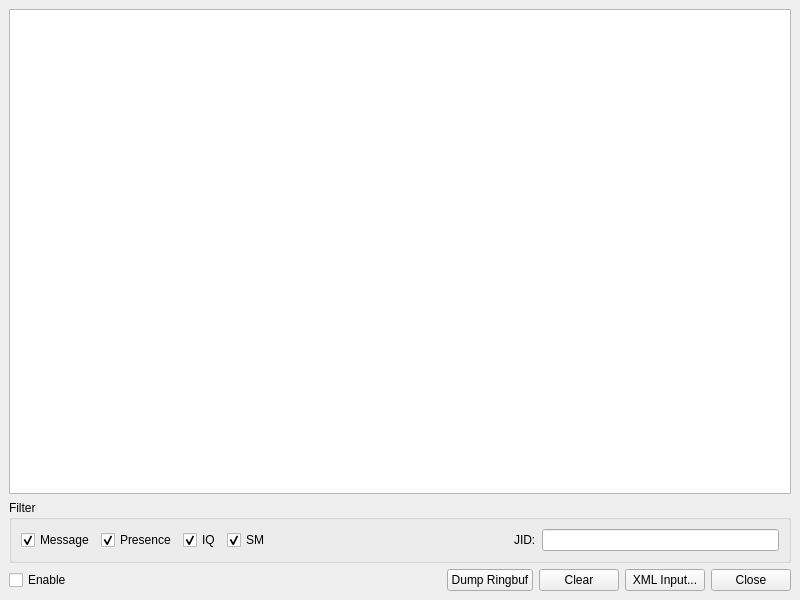
<?xml version="1.0" encoding="UTF-8"?>
<ui version="4.0">
 <class>XMLConsole</class>
 <widget class="QWidget" name="XMLConsole">
  <property name="geometry">
   <rect>
    <x>0</x>
    <y>0</y>
    <width>800</width>
    <height>600</height>
   </rect>
  </property>
  <property name="windowTitle">
   <string>XML Console</string>
  </property>
  <layout class="QVBoxLayout">
   <property name="margin" >
    <number>9</number>
   </property>
   <property name="spacing" >
    <number>6</number>
   </property>
   <item>
    <widget class="QTextEdit" name="te"/>
   </item>
   <item>
    <widget class="QGroupBox" name="gb_filter">
     <property name="title">
      <string>Filter</string>
     </property>
     <layout class="QHBoxLayout">
      <property name="margin" >
       <number>9</number>
      </property>
      <property name="spacing" >
       <number>6</number>
      </property>
      <item>
       <widget class="QCheckBox" name="ck_message">
        <property name="text">
         <string>Message</string>
        </property>
        <property name="checked">
         <bool>true</bool>
        </property>
       </widget>
      </item>
      <item>
       <widget class="QCheckBox" name="ck_presence">
        <property name="text">
         <string>Presence</string>
        </property>
        <property name="checked">
         <bool>true</bool>
        </property>
       </widget>
      </item>
      <item>
       <widget class="QCheckBox" name="ck_iq">
        <property name="text">
         <string>IQ</string>
        </property>
        <property name="checked">
         <bool>true</bool>
        </property>
       </widget>
      </item>
      <item>
       <widget class="QCheckBox" name="ck_sm">
        <property name="text">
         <string>SM</string>
        </property>
        <property name="checked">
         <bool>true</bool>
        </property>
       </widget>
      </item>
      <item>
       <spacer>
        <property name="orientation">
         <enum>Qt::Horizontal</enum>
        </property>
        <property name="sizeHint" >
         <size>
          <width>40</width>
          <height>20</height>
         </size>
        </property>
       </spacer>
      </item>
      <item>
       <widget class="QLabel" name="label">
        <property name="text">
         <string>JID:</string>
        </property>
       </widget>
      </item>
      <item>
       <widget class="QLineEdit" name="le_jid"/>
      </item>
     </layout>
    </widget>
   </item>
   <item>
    <layout class="QHBoxLayout">
     <property name="margin" >
      <number>0</number>
     </property>
     <property name="spacing" >
      <number>6</number>
     </property>
     <item>
      <widget class="QCheckBox" name="ck_enable">
       <property name="text">
        <string>Enable</string>
       </property>
      </widget>
     </item>
     <item>
      <spacer>
       <property name="orientation">
        <enum>Qt::Horizontal</enum>
       </property>
       <property name="sizeHint" >
        <size>
         <width>40</width>
         <height>20</height>
        </size>
       </property>
      </spacer>
     </item>
     <item>
      <widget class="QPushButton" name="pb_dumpRingbuf">
       <property name="text">
        <string>Dump Ringbuf</string>
       </property>
      </widget>
     </item>
     <item>
      <widget class="QPushButton" name="pb_clear">
       <property name="text">
        <string>Clear</string>
       </property>
      </widget>
     </item>
     <item>
      <widget class="QPushButton" name="pb_input">
       <property name="text">
        <string>XML Input...</string>
       </property>
      </widget>
     </item>
     <item>
      <widget class="QPushButton" name="pb_close">
       <property name="text">
        <string>Close</string>
       </property>
      </widget>
     </item>
    </layout>
   </item>
  </layout>
 </widget>
 <resources/>
 <connections/>
</ui>
